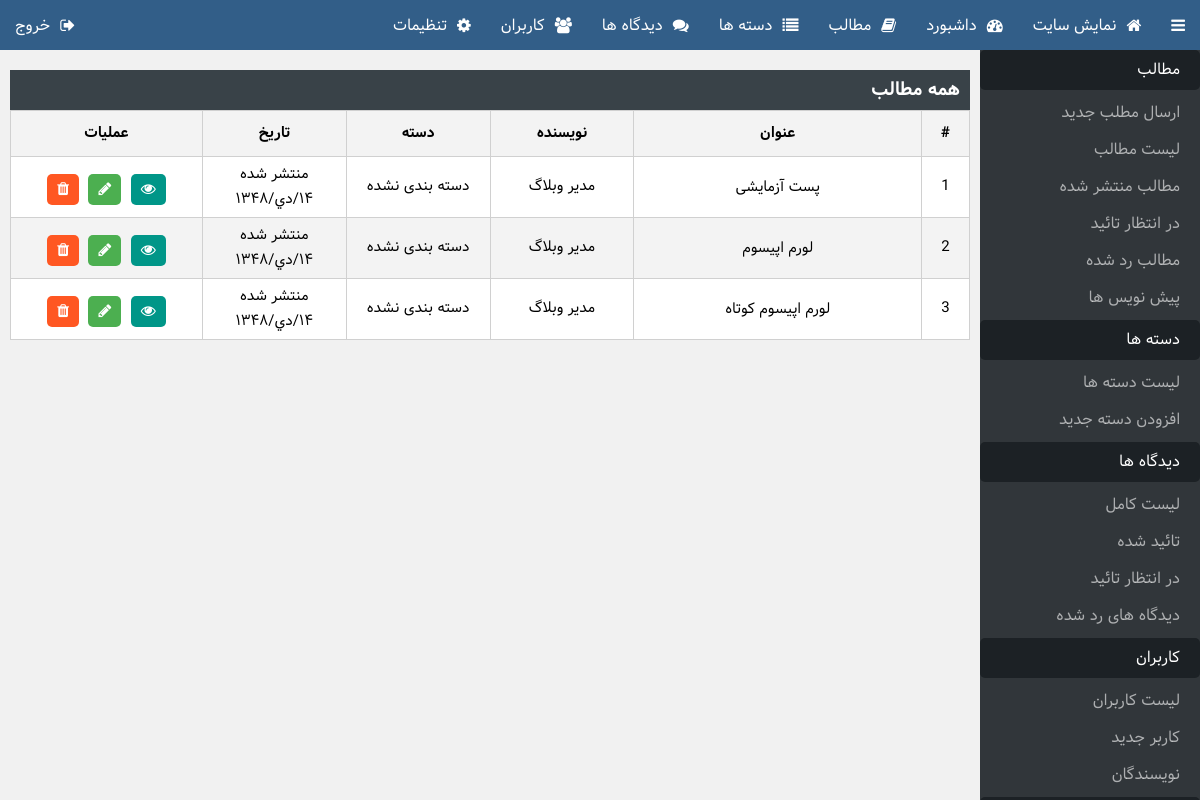
Before: /acp/posts.php (signed in) with the older database file.
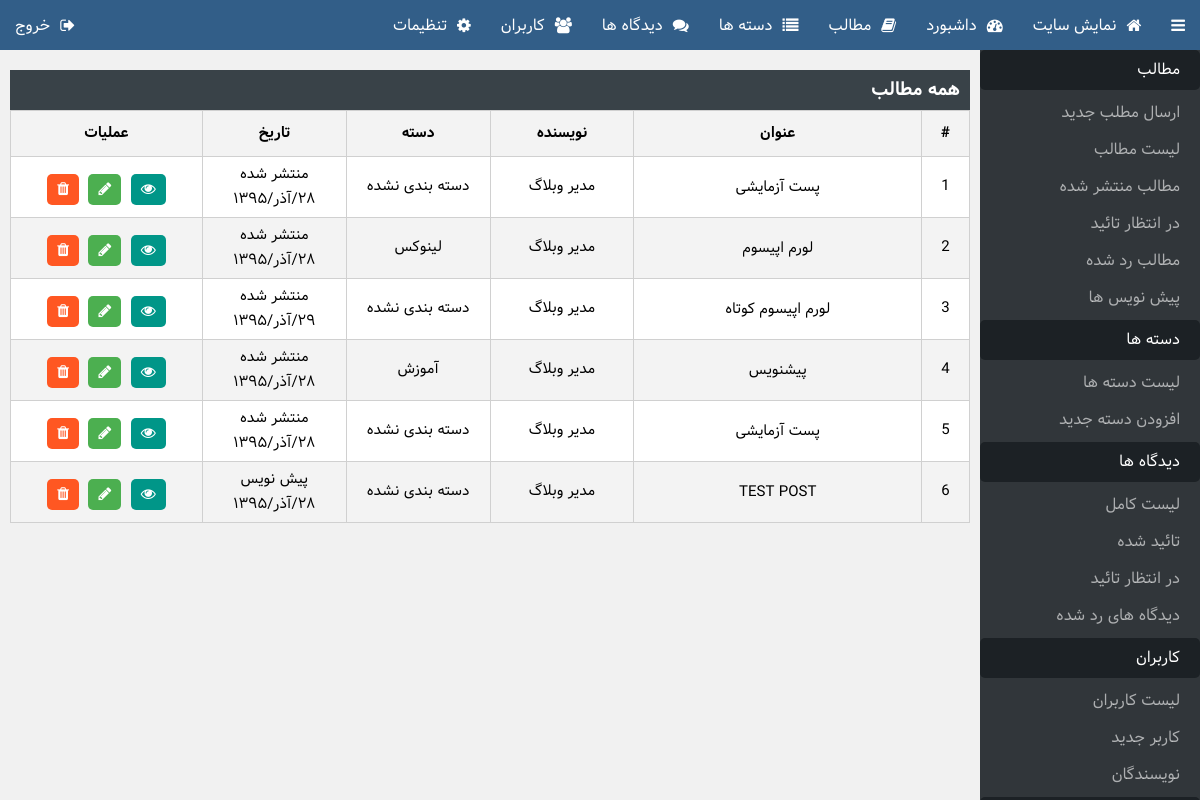
After: the same page with the newer database file.
### tables this page shows
CREATE TABLE `POSTS` (
  `ID` int(11) UNSIGNED NOT NULL,
  `TYPE` tinyint(1) UNSIGNED ZEROFILL NOT NULL,
  `AUTHOR` int(11) NOT NULL,
  `TITLE` varchar(255) NOT NULL,
  `STEXT` text NOT NULL,
  `FTEXT` text NOT NULL,
  `CAT` int(10) UNSIGNED NOT NULL DEFAULT '0',
  `TIME` int(11) UNSIGNED NOT NULL,
  `TAGS` text NOT NULL
);

CREATE TABLE `USERS` (
  `ID` int(11) UNSIGNED NOT NULL,
  `USER` varchar(24) NOT NULL,
  `NAME` varchar(24) NOT NULL,
  `PASS` char(32) NOT NULL,
  `EMAIL` varchar(60) NOT NULL,
  `WEB` varchar(60) NOT NULL,
  `GRP` tinyint(1) UNSIGNED ZEROFILL NOT NULL DEFAULT '1'
);

CREATE TABLE `CATS` (
  `ID` int(10) UNSIGNED NOT NULL,
  `NAME` varchar(30) NOT NULL
);

### includes/functions.php (called while the page is built, shortened)
<?php
	require_once('config.php');
	require_once("PersianCalendar.php");
	$SQL = new mysqli($CONF['remoteurl'],$CONF['dbuser'],$CONF['dbpass'],$CONF['dbname']);
	$SQL->set_charset("utf8");
	function scape($str)
	{
		global $SQL;
		return $SQL->real_escape_string($str);
	}
 ?>

### includes/PersianCalendar.php (called while the page is built, shortened)
<?php
function mds_date($format, $when="now", $persianNumber = 1)
{
	$TZhours=0;
	$TZminute=0;
	$result="";
	if($when=="now"){
		$year=date("Y");
		$month=date("m");
		$day=date("d");
		list( $Dyear, $Dmonth, $Dday ) = gregorian_to_mds($year, $month, $day);
		$when=mktime(date("H")+$TZhours,date("i")+$TZminute,date("s"),date("m"),date("d"),date("Y"));
	}else{
		$when+=$TZhours*3600+$TZminute*60;
		$date=date("Y-m-d",$when);
		list( $year, $month, $day ) = preg_split ( '/-/', $date );
		list( $Dyear, $Dmonth, $Dday ) = gregorian_to_mds($year, $month, $day);
		}
	$need= $when;
	$year=date("Y",$need);
	$month=date("m",$need);
	$day=date("d",$need);
	$i=0;
	$subtypetemp="";
	list( $Dyear, $Dmonth, $Dday ) = gregorian_to_mds($year, $month, $day);
	while($i<strlen($format))
	{
		$subtype=substr($format,$i,1);
		switch ($subtype)
		{
			case"F":
				$result.=monthname($Dmonth);
				break;
			case "j":
				$result1=$Dday;
				if($persianNumber==1) $result.=Convertnumber2farsi($result1);
				else $result.=$result1;
				break;
			case "Y":
				$result1=$Dyear;
				if($persianNumber==1) $result.=Convertnumber2farsi($result1);
				else $result.=$result1;
				break;
			default:
				$result.=$subtype;
		}
		$subtypetemp=substr($format,$i,1);
	$i++;
	}
	return $result;
}
function monthname($month)
{
    if($month=="09") return "&#1570;&#1584;&#1585;";
    if($month=="10") return "&#1583;&#1610;";
}
function Convertnumber2farsi($srting)
{
	$num0="&#1776;";
	$num1="&#1777;";
	$num2="&#1778;";
	$num3="&#1779;";
	$num4="&#1780;";
	$num5="&#1781;";
	$num6="&#1782;";
	$num7="&#1783;";
	$num8="&#1784;";
	$num9="&#1785;";
	$stringtemp="";
	$len=strlen($srting);
	for($sub=0;$sub<$len;$sub++)
	{
		 if(substr($srting,$sub,1)=="0")$stringtemp.=$num0;
		 elseif(substr($srting,$sub,1)=="1")$stringtemp.=$num1;
		 elseif(substr($srting,$sub,1)=="2")$stringtemp.=$num2;
		 elseif(substr($srting,$sub,1)=="3")$stringtemp.=$num3;
		 elseif(substr($srting,$sub,1)=="4")$stringtemp.=$num4;
		 elseif(substr($srting,$sub,1)=="5")$stringtemp.=$num5;
		 elseif(substr($srting,$sub,1)=="6")$stringtemp.=$num6;
		 elseif(substr($srting,$sub,1)=="7")$stringtemp.=$num7;
		 elseif(substr($srting,$sub,1)=="8")$stringtemp.=$num8;
		 elseif(substr($srting,$sub,1)=="9")$stringtemp.=$num9;
		 else $stringtemp.=substr($srting,$sub,1);
	}
return   $stringtemp;
}
function div($a,$b)
{
    return (int) ($a / $b);
}
function gregorian_to_mds ($g_y, $g_m, $g_d)
{
    $g_days_in_month = array(31, 28, 31, 30, 31, 30, 31, 31, 30, 31, 30, 31);
    $m_days_in_month = array(31, 31, 31, 31, 31, 31, 30, 30, 30, 30, 30, 29);
   $gy = $g_y-1600;
   $gm = $g_m-1;
   $gd = $g_d-1;
   $g_day_no = 365*$gy+div($gy+3,4)-div($gy+99,100)+div($gy+399,400);
   for ($i=0; $i < $gm; ++$i)
      $g_day_no += $g_days_in_month[$i];
   if ($gm>1 && (($gy%4==0 && $gy%100!=0) || ($gy%400==0)))
      $g_day_no++;
   $g_day_no += $gd;
   $m_day_no = $g_day_no-79;
   $j_np = div($m_day_no, 12053);
   $m_day_no = $m_day_no % 12053;
   $jy = 979+33*$j_np+4*div($m_day_no,1461);
   $m_day_no %= 1461;
   if ($m_day_no >= 366) {
      $jy += div($m_day_no-1, 365);
      $m_day_no = ($m_day_no-1)%365;
   }
   for ($i = 0; $i < 11 && $m_day_no >= $m_days_in_month[$i]; ++$i)
      $m_day_no -= $m_days_in_month[$i];
   $jm = $i+1;
   $jd = $m_day_no+1;
   return array($jy, $jm, $jd);
}
?>

### acp/posts.php (the view, shortened to what the changed rows need)
<?php
	require_once('../includes/functions.php');
	if( !isset($_POST['A']) AND !isset($_GET['A']) )
		require_once('header.php');
	$TYP = Array(
		'رد شده',
		'منتشر شده',
		'در انتظار تائید',
		'پیش نویس');
	if ( isset($_GET['Q']) )
	{
		switch ($_GET['Q']) {
			case 'rejected':
			$TYPE = ' AND TYPE=0 ';
			$TITLE = 'مطالب رد شده';
			break;
			case 'published':
				$TYPE = ' AND TYPE=1 ';
				$TITLE = 'مطالب منتشر شده';
				break;
			case 'wait':
				$TYPE = ' AND TYPE=2 ';
				$TITLE = 'مطالب در انتظار تائید';
				break;
			case 'draft':
				$TYPE = ' AND TYPE=3 ';
				$TITLE = 'پیش نویس ها';
				break;
			default:
				$TYPE = '';
				$TITLE = 'همه مطالب';
				break;
		}
	}
	else
	{
		$TYPE = '';
		$TITLE = 'همه مطالب';
	}
	$POSTS = $SQL->query("SELECT P.ID AS PID,P.TYPE,P.TITLE,P.STEXT,P.TIME,U.NAME AS AUTHOR,C.NAME AS CAT FROM POSTS AS P, USERS AS U, CATS AS C WHERE P.AUTHOR=U.ID AND P.CAT=C.ID".scape($TYPE));
	if( $POSTS!==FALSE )
	{
		echo '<div class="table"><h3>'.$TITLE.'</h3>';
		if ( $POSTS->num_rows>0 )
		{
			echo '<table>
					<tr>
						<th width="5%">#</th>
						<th width="30%">عنوان</th>
						<th width="15%">نویسنده</th>
						<th width="15%">دسته</th>
						<th width="15%">تاریخ</th>
						<th width="20%">عملیات</th>
					</tr>';
			while ( $POST = $POSTS->fetch_assoc() )
			{
				ECHO '<tr>
							<td>'.$POST['PID'].'</td>
							<td>
								<span>'.$POST['TITLE'].'</span>
							</td>
							<td>'.$POST['AUTHOR'].'</td>
							<td>'.$POST['CAT'].'</td>
							<td>
								<span>'.$TYP[$POST['TYPE']].'</span>
								<span>'.mds_date("j/F/Y",$POST['TIME']).'</span>
							</td>
							<td>
								<span class="hover">
									<a class="fa-eye" href="../post.php?id='.$POST['PID'].'" na target="_blank"></a>
									<a class="fa-pencil" href="post.php?ID='.$POST['PID'].'"></a>
									<a class="fa-trash" onclick="dltpost('.$POST['PID'].');" na></a>
								</span>
							</td>
						</tr>';
			}
			echo "</table>";
		}
		else {
			echo '<span>موردی برای نمایش یافت نشد.</span>';
		}
		echo '</div>';
	}
	else
	{
		die("خطایی رخ داده است...");
	}
	if( !isset($_POST['A']) AND !isset($_GET['A']) )
		require_once('footer.php');
 ?>

Changed rows visible on the page:
changed posts id 1: TIME "۱۴/دي/۱۳۴۸" → "۲۸/آذر/۱۳۹۵"
changed posts "لورم اپیسوم": cats.NAME "دسته بندی نشده" → "لینوکس"; TIME "۱۴/دي/۱۳۴۸" → "۲۸/آذر/۱۳۹۵"
changed posts "لورم اپیسوم کوتاه": TIME "۱۴/دي/۱۳۴۸" → "۲۹/آذر/۱۳۹۵"
added posts: ID "4", TITLE "پیشنویس", users.NAME "مدیر وبلاگ", cats.NAME "آموزش", TYPE "منتشر شده", TIME "۲۸/آذر/۱۳۹۵"
added posts: ID "5", TITLE "پست آزمایشی", users.NAME "مدیر وبلاگ", cats.NAME "دسته بندی نشده", TYPE "منتشر شده", TIME "۲۸/آذر/۱۳۹۵"
added posts: ID "6", TITLE "TEST POST", users.NAME "مدیر وبلاگ", cats.NAME "دسته بندی نشده", TYPE "پیش نویس", TIME "۲۸/آذر/۱۳۹۵"
